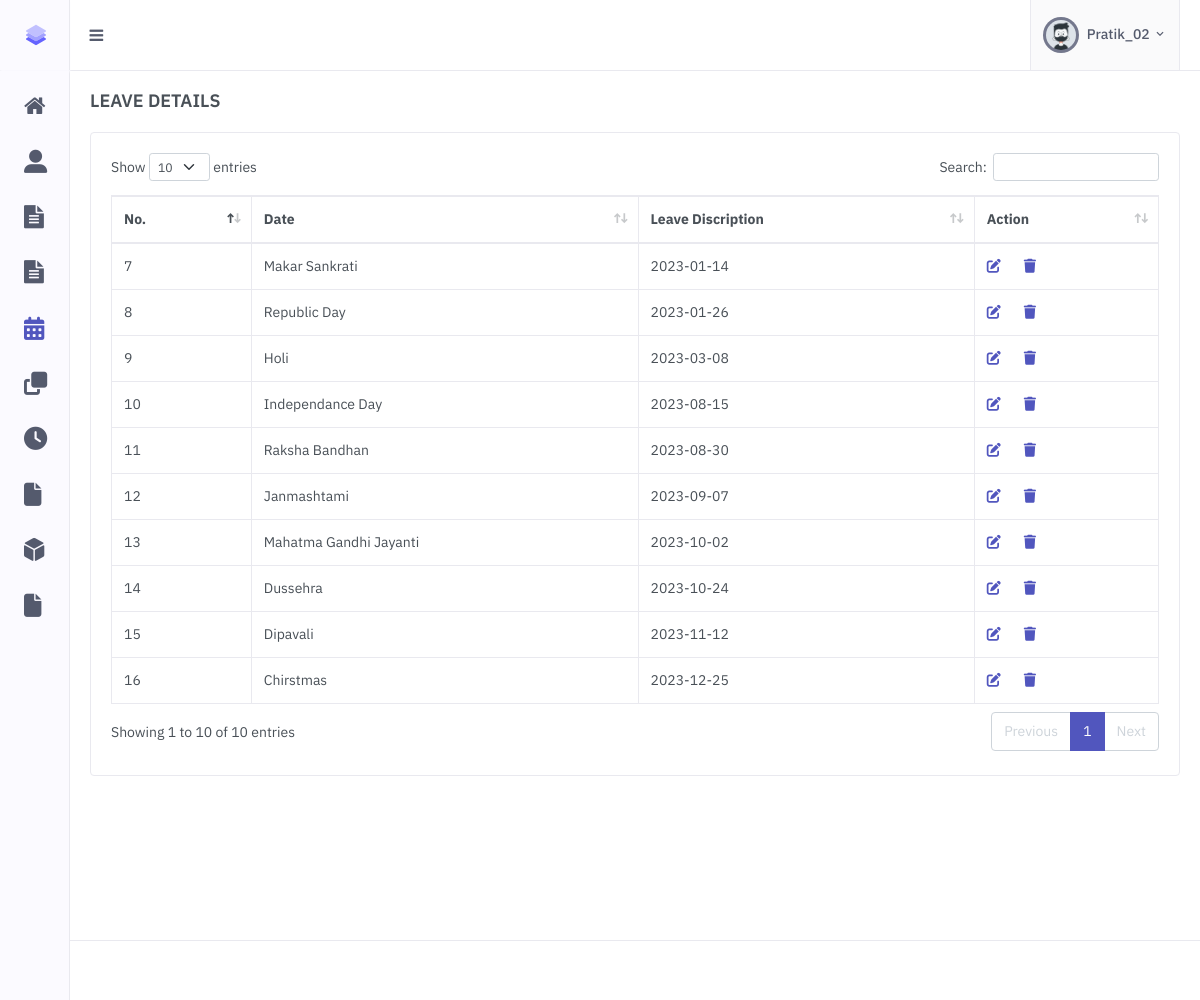
The page /Manage_Leave.php (signed in) on the database its author committed.
### tables this page shows
CREATE TABLE `employee_leave` (
  `Leave_Id` int(11) NOT NULL,
  `Leave_Discription` varchar(250) NOT NULL,
  `Leave_Date` varchar(250) NOT NULL
);

### Manage_Leave.php (the view, shortened to what this page needs)
<!doctype html>
<html lang="en">
<head>
    <link href="assets/libs/datatables.net-bs4/css/dataTables.bootstrap4.min.css" rel="stylesheet" type="text/css" />
    <link href="assets/libs/datatables.net-buttons-bs4/css/buttons.bootstrap4.min.css" rel="stylesheet" type="text/css" />
    <link href="assets/libs/datatables.net-responsive-bs4/css/responsive.bootstrap4.min.css" rel="stylesheet" type="text/css" />
    <link rel="stylesheet" href="assets/css/preloader.min.css" type="text/css" />
    <link href="assets/css/bootstrap.min.css" id="bootstrap-style" rel="stylesheet" type="text/css" />
    <link href="assets/css/icons.min.css" rel="stylesheet" type="text/css" />
    <link href="assets/css/app.min.css" id="app-style" rel="stylesheet" type="text/css" />
</head>
<body>
    <?php include('Menu.php'); ?>
    <div class="main-content">
        <div class="page-content">
            <div class="container-fluid">
                <div class="row">
                    <div class="col-12">
                        <div class="page-title-box d-sm-flex align-items-center justify-content-between">
                            <h4 class="mb-sm-0 font-size-18">LEAVE DETAILS</h4>
                        </div>
                    </div>
                </div>
                <div class="row">
                    <div class="col-12">
                        <div class="card">
                            <div class="card-body">
                                <table id="datatable" class="table table-bordered dt-responsive  nowrap w-100">
                                    <thead>
                                        <tr>
                                            <th>No.</th>
                                            <th>Date</th>
                                            <th>Leave Discription</th>
                                            <th>Action</th>
                                        </tr>
                                    </thead>
                                    <tbody>
                                        <?php
                                        include "config.php";
                                        $sql = "SELECT * FROM employee_leave";
                                        $res = mysqli_query($conn, $sql);
                                        while ($row = mysqli_fetch_assoc($res)) {
                                        ?>
                                            <tr>
                                                <td><?php echo $row['Leave_Id'] ?></td>
                                                <td><?php echo $row['Leave_Discription'] ?></td>
                                                <td><?php echo $row['Leave_Date'] ?></td>
                                                <td><a href="edit_leave.php?z=<?php echo $row['Leave_Id'] ?>"><i class='fas fa-edit'></i> </a>&nbsp; &nbsp; &nbsp;
                                                    <a href="delete_leave.php?z=<?php echo $row['Leave_Id'] ?>"><i class='fas fa-trash'></i></a>
                                                </td>
                                            </tr>
                                        <?php
                                        }
                                        ?>
                                    </tbody>
                                </table>
                            </div>
                        </div>
                    </div>
                </div>
            </div>
        </div>
    </div>
    <footer class="footer">
    </footer>
</body>
</html>

### rows shown on the page
employee_leave: Leave_Id "7", Leave_Discription "Makar Sankrati", Leave_Date "2023-01-14"
employee_leave: Leave_Id "8", Leave_Discription "Republic Day", Leave_Date "2023-01-26"
employee_leave: Leave_Id "9", Leave_Discription "Holi", Leave_Date "2023-03-08"
employee_leave: Leave_Id "10", Leave_Discription "Independance Day", Leave_Date "2023-08-15"
employee_leave: Leave_Id "11", Leave_Discription "Raksha Bandhan", Leave_Date "2023-08-30"
employee_leave: Leave_Id "12", Leave_Discription "Janmashtami", Leave_Date "2023-09-07"
employee_leave: Leave_Id "13", Leave_Discription "Mahatma Gandhi Jayanti", Leave_Date "2023-10-02"
employee_leave: Leave_Id "14", Leave_Discription "Dussehra", Leave_Date "2023-10-24"
employee_leave: Leave_Id "15", Leave_Discription "Dipavali", Leave_Date "2023-11-12"
employee_leave: Leave_Id "16", Leave_Discription "Chirstmas", Leave_Date "2023-12-25"

### other values the page prints
$_SESSION['username'] "Pratik_02"
